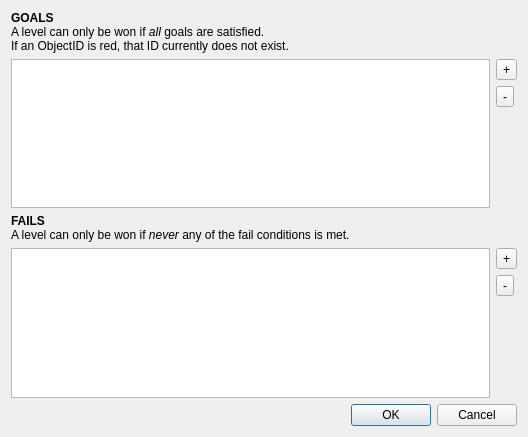
<?xml version="1.0" encoding="UTF-8"?>
<ui version="4.0">
 <class>GoalEditor</class>
 <widget class="QDialog" name="GoalEditor">
  <property name="geometry">
   <rect>
    <x>0</x>
    <y>0</y>
    <width>528</width>
    <height>437</height>
   </rect>
  </property>
  <property name="windowTitle">
   <string>Goal and Fail Editor </string>
  </property>
  <layout class="QGridLayout" name="gridLayout">
   <item row="0" column="0">
    <widget class="QLabel" name="labelGoals">
     <property name="text">
      <string>&lt;!DOCTYPE HTML PUBLIC &quot;-//W3C//DTD HTML 4.0//EN&quot; &quot;http://www.w3.org/TR/REC-html40/strict.dtd&quot;&gt;
&lt;html&gt;&lt;head&gt;&lt;meta name=&quot;qrichtext&quot; content=&quot;1&quot; /&gt;&lt;style type=&quot;text/css&quot;&gt;
p, li { white-space: pre-wrap; }
&lt;/style&gt;&lt;/head&gt;&lt;body style=&quot; font-family:'Sans Serif'; font-size:9pt; font-weight:400; font-style:normal;&quot;&gt;
&lt;p style=&quot; margin-top:0px; margin-bottom:0px; margin-left:0px; margin-right:0px; -qt-block-indent:0; text-indent:0px;&quot;&gt;&lt;span style=&quot; font-weight:600;&quot;&gt;GOALS&lt;/span&gt;&lt;br /&gt;A level can only be won if &lt;span style=&quot; font-style:italic;&quot;&gt;all&lt;/span&gt; goals are satisfied.&lt;/p&gt;
&lt;p style=&quot; margin-top:0px; margin-bottom:0px; margin-left:0px; margin-right:0px; -qt-block-indent:0; text-indent:0px;&quot;&gt;If an ObjectID is red, that ID currently does not exist.&lt;/p&gt;&lt;/body&gt;&lt;/html&gt;</string>
     </property>
     <property name="textFormat">
      <enum>Qt::RichText</enum>
     </property>
     <property name="wordWrap">
      <bool>true</bool>
     </property>
    </widget>
   </item>
   <item row="1" column="0">
    <widget class="QTableView" name="tableViewGoals"/>
   </item>
   <item row="1" column="1">
    <layout class="QVBoxLayout" name="verticalLayout">
     <item>
      <widget class="QToolButton" name="toolButtonGoalsPlus">
       <property name="text">
        <string>+</string>
       </property>
      </widget>
     </item>
     <item>
      <widget class="QToolButton" name="toolButtonGoalsMinus">
       <property name="text">
        <string>-</string>
       </property>
      </widget>
     </item>
     <item>
      <spacer name="verticalSpacer">
       <property name="orientation">
        <enum>Qt::Vertical</enum>
       </property>
       <property name="sizeHint" stdset="0">
        <size>
         <width>20</width>
         <height>40</height>
        </size>
       </property>
      </spacer>
     </item>
    </layout>
   </item>
   <item row="2" column="0">
    <widget class="QLabel" name="labelFails">
     <property name="text">
      <string>&lt;!DOCTYPE HTML PUBLIC &quot;-//W3C//DTD HTML 4.0//EN&quot; &quot;http://www.w3.org/TR/REC-html40/strict.dtd&quot;&gt;
&lt;html&gt;&lt;head&gt;&lt;meta name=&quot;qrichtext&quot; content=&quot;1&quot; /&gt;&lt;style type=&quot;text/css&quot;&gt;
p, li { white-space: pre-wrap; }
&lt;/style&gt;&lt;/head&gt;&lt;body style=&quot; font-family:'Sans Serif'; font-size:9pt; font-weight:400; font-style:normal;&quot;&gt;
&lt;p style=&quot; margin-top:0px; margin-bottom:0px; margin-left:0px; margin-right:0px; -qt-block-indent:0; text-indent:0px;&quot;&gt;&lt;span style=&quot; font-weight:600;&quot;&gt;FAILS&lt;/span&gt;&lt;br /&gt;A level can only be won if &lt;span style=&quot; font-style:italic;&quot;&gt;never&lt;/span&gt; any of the fail conditions is met.&lt;/p&gt;&lt;/body&gt;&lt;/html&gt;</string>
     </property>
     <property name="textFormat">
      <enum>Qt::RichText</enum>
     </property>
     <property name="wordWrap">
      <bool>true</bool>
     </property>
    </widget>
   </item>
   <item row="3" column="0">
    <widget class="QTableView" name="tableViewFails"/>
   </item>
   <item row="3" column="1">
    <layout class="QVBoxLayout" name="verticalLayout_2">
     <item>
      <widget class="QToolButton" name="toolButtonFailsPlus">
       <property name="text">
        <string>+</string>
       </property>
      </widget>
     </item>
     <item>
      <widget class="QToolButton" name="toolButtonFailsMinus">
       <property name="text">
        <string>-</string>
       </property>
      </widget>
     </item>
     <item>
      <spacer name="verticalSpacer_2">
       <property name="orientation">
        <enum>Qt::Vertical</enum>
       </property>
       <property name="sizeHint" stdset="0">
        <size>
         <width>20</width>
         <height>40</height>
        </size>
       </property>
      </spacer>
     </item>
    </layout>
   </item>
   <item row="4" column="0" colspan="2">
    <layout class="QHBoxLayout" name="horizontalLayout">
     <item>
      <spacer name="horizontalSpacer">
       <property name="orientation">
        <enum>Qt::Horizontal</enum>
       </property>
       <property name="sizeHint" stdset="0">
        <size>
         <width>108</width>
         <height>20</height>
        </size>
       </property>
      </spacer>
     </item>
     <item>
      <widget class="QDialogButtonBox" name="buttonBox">
       <property name="orientation">
        <enum>Qt::Horizontal</enum>
       </property>
       <property name="standardButtons">
        <set>QDialogButtonBox::Cancel|QDialogButtonBox::Ok</set>
       </property>
      </widget>
     </item>
    </layout>
   </item>
  </layout>
 </widget>
 <resources/>
 <connections>
  <connection>
   <sender>buttonBox</sender>
   <signal>accepted()</signal>
   <receiver>GoalEditor</receiver>
   <slot>accept()</slot>
   <hints>
    <hint type="sourcelabel">
     <x>248</x>
     <y>254</y>
    </hint>
    <hint type="destinationlabel">
     <x>157</x>
     <y>274</y>
    </hint>
   </hints>
  </connection>
  <connection>
   <sender>buttonBox</sender>
   <signal>rejected()</signal>
   <receiver>GoalEditor</receiver>
   <slot>reject()</slot>
   <hints>
    <hint type="sourcelabel">
     <x>316</x>
     <y>260</y>
    </hint>
    <hint type="destinationlabel">
     <x>286</x>
     <y>274</y>
    </hint>
   </hints>
  </connection>
 </connections>
</ui>
